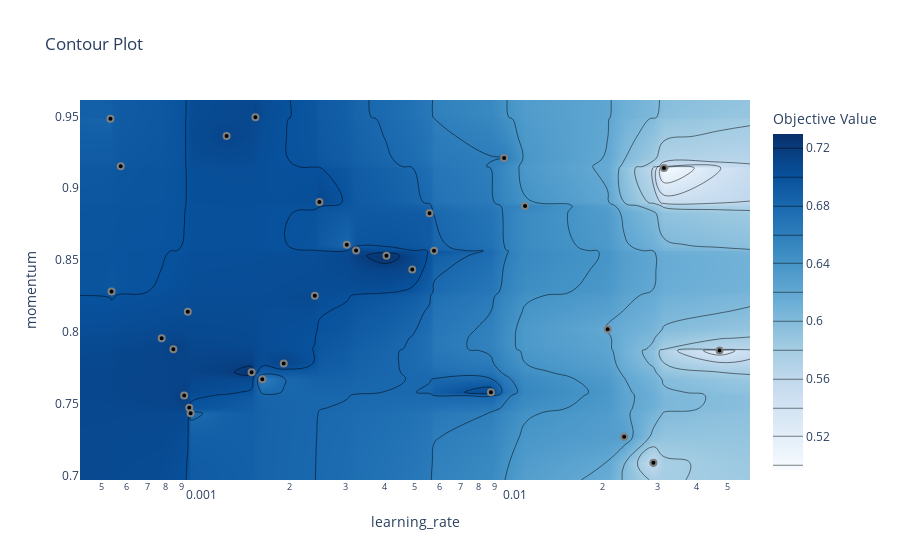

The cell this chart's notebook holds for it:
### Code cell
optuna.visualization.plot_contour(study, params=["momentum", "learning_rate"])

### Figure 1 — Plotly figure (JSON) as saved in the notebook; plotly's stock layout.template omitted (floating-point values rounded to 4 significant figures; data arrays with more than 128 entries replaced by an {"elided": "..."} marker saying what was removed)
{"data": [{"colorbar": {"title": {"text": "Objective Value"}}, "colorscale": [[0, "rgb(247,251,255)"], [0.125, "rgb(222,235,247)"], [0.25, "rgb(198,219,239)"], [0.375, "rgb(158,202,225)"], [0.5, "rgb(107,174,214)"], [0.625, "rgb(66,146,198)"], [0.75, "rgb(33,113,181)"], [0.875, "rgb(8,81,156)"], [1, "rgb(8,48,107)"]], "connectgaps": true, "contours": {"coloring": "heatmap"}, "hoverinfo": "none", "line": {"smoothing": 1.3}, "reversescale": false, "type": "contour", "x": [0.0004263, 0.0005335, 0.0005377, 0.0005753, 0.0007776, 0.0008477, 0.0009178, 0.0009426, 0.000953, 0.0009625, 0.001255, 0.001508, 0.001551, 0.001632, 0.00191, 0.002401, 0.002484, 0.003038, 0.003254, 0.004069, 0.00492, 0.005587, 0.005775, 0.008781, 0.009676, 0.01129, 0.02074, 0.02341, 0.02904, 0.03138, 0.04725, 0.05913], "y": [0.6968, 0.7088, 0.7269, 0.7433, 0.7471, 0.7556, 0.7579, 0.767, 0.7719, 0.778, 0.7869, 0.7879, 0.7956, 0.8019, 0.814, 0.8251, 0.8282, 0.8435, 0.853, 0.8565, 0.8566, 0.8607, 0.8826, 0.8876, 0.8903, 0.9141, 0.9152, 0.9211, 0.9364, 0.9484, 0.9494, 0.9615], "z": {"elided": "32x32 float values"}}, {"marker": {"color": "black", "line": {"color": "Gray", "width": 2}}, "mode": "markers", "name": "Feasible Trial", "showlegend": false, "type": "scatter", "x": [0.001632, 0.009676, 0.02904, 0.0005753, 0.03138, 0.002484, 0.01129, 0.0009426, 0.02074, 0.02341, 0.003254, 0.003038, 0.004069, 0.005775, 0.00492, 0.001551, 0.001255, 0.0005335, 0.00191, 0.005587, 0.0009178, 0.000953, 0.0009625, 0.0008477, 0.04725, 0.0005377, 0.0007776, 0.008781, 0.002401, 0.001508], "y": [0.767, 0.9211, 0.7088, 0.9152, 0.9141, 0.8903, 0.8876, 0.814, 0.8019, 0.7269, 0.8566, 0.8607, 0.853, 0.8565, 0.8435, 0.9494, 0.9364, 0.9484, 0.778, 0.8826, 0.7556, 0.7471, 0.7433, 0.7879, 0.7869, 0.8282, 0.7956, 0.7579, 0.8251, 0.7719]}, {"marker": {"color": "#cccccc", "line": {"color": "Gray", "width": 2}}, "mode": "markers", "name": "Infeasible Trial", "showlegend": false, "type": "scatter", "x": [], "y": []}], "layout": {"title": {"text": "Contour Plot"}, "xaxis": {"range": [-3.37, -1.228], "title": {"text": "learning_rate"}, "type": "log"}, "yaxis": {"range": [0.6968, 0.9615], "title": {"text": "momentum"}}}}
